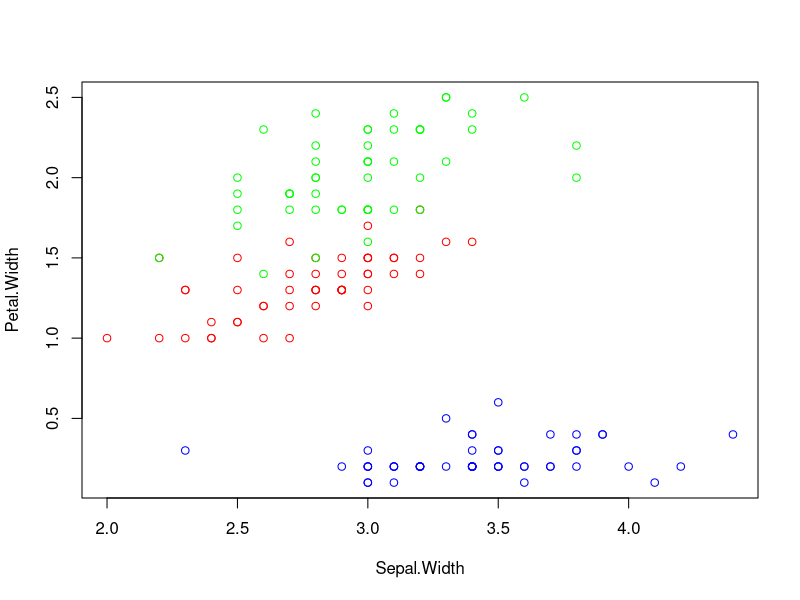

This figure's R source: (Note: this script raises an error after producing the figure.)
head(iris)
col = c('blue', 'red', 'green')
plot(Petal.Width ~ Sepal.Width, data = iris, col = col[unclass(iris$Species)])

# Define function for kNN
knn.classify = function(test.x, train.x, train.y, k) {
  n = nrow(train.x)
  p = ncol(train.x)
  stopifnot(length(train.y) == n, length(test.x) == p)  # Verification
  d = rep(0, n)
  for (i in 1:n)
    d[i] = sqrt(sum((test.x - train.x[i, ])^2))  # Distance
  o = order(d)
  nn = o[1:k]
  t = table(train.y[nn])
  return(names(which.max(t)))
}

# Define the number of neighbors
k = 11

# Define the features and response variables
train.x = iris[, c('Sepal.Width', 'Petal.Width')]
train.y = iris$Species

# Define the number of test points
n_test = nrow(iris)

# vector to store the predicted classes
#predicted_classes = character(n_test)

# Loop through each test point
for (i in 1:n_test) {
  test_point = iris[i, c('Sepal.Width', 'Petal.Width')]
  n_test[i] =knn.classify(test_point, train.x, train.y, k)
}

# Calculate the accuracy
actual_classes =iris$Species
accuracy = (sum(predicted_classes == actual_classes) / n_test)*100

# Print the accuracy
cat("Accuracy of kNN model on the Iris dataset:", accuracy, "%\n")



